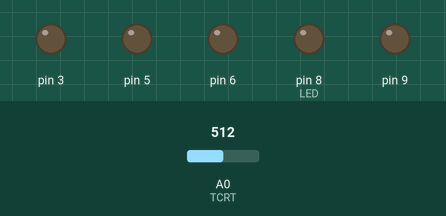
This sketch was run on a simulated Arduino Uno, built with avr-gcc and run on an emulated ATmega328P. Parts: output pins drawn as LEDs (lit = HIGH). Inputs (shaded band) come from the test bench; at power-on: A0 (TCRT) = 512. What the sketch prints to the serial monitor is not drawn.

Above: at 1.3 s.
1.4 s: A0 (TCRT) set to 782
2.9 s: A0 (TCRT) set to 814
At 4.2 s:
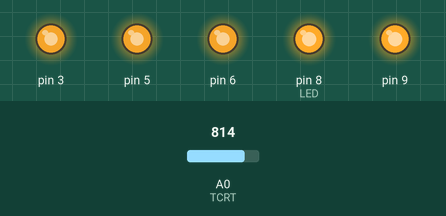
Timing chart, 0 to 5.9 s (numbered marks = the images above; inputs shaded):
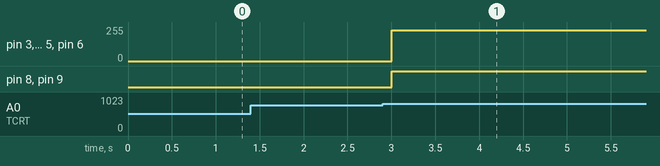

Measured:
- the behaviour switches between 799 and 800 on A0 (TCRT) (found by bisection; images 0 and 1)
- after the input at 1.4 s, every drawn part: stays the same
- after the input at 2.9 s, pin 3, pin 5, pin 6: 0/255 → 232/255 after 0.10 s; pin 8 (LED), pin 9: LOW → HIGH after 0.10 s

The sketch:

TCR5000_tarea.ino
```cpp
#define TCRT A0
//AQUI VA EL SENDOR
int LED = 8;
//int IR = A0;
int valor;
void setup() {
  Serial.begin(9600);
   pinMode(LED,OUTPUT);
   pinMode(TCRT,INPUT);
   pinMode(3, OUTPUT);
   pinMode(5, OUTPUT);
   pinMode(6, OUTPUT);
   pinMode(9, OUTPUT);
}
void loop() {
  // put your main code here, to run repeatedly:
  valor = analogRead(TCRT);
  Serial.print("valor:");
   Serial.print(valor);
    Serial.print(" | color:");

  if(valor<800)
  {
    digitalWrite(LED, LOW);
    analogWrite(3,0);
    analogWrite(5,0);
    analogWrite(6,0);
    analogWrite(9,0);
  }
  else
  {
    digitalWrite(LED, HIGH);
    analogWrite(3,1000);
    analogWrite(5,1000);
    analogWrite(6,1000);
    analogWrite(9,1000);
  }
  delay(500);
  }
```
